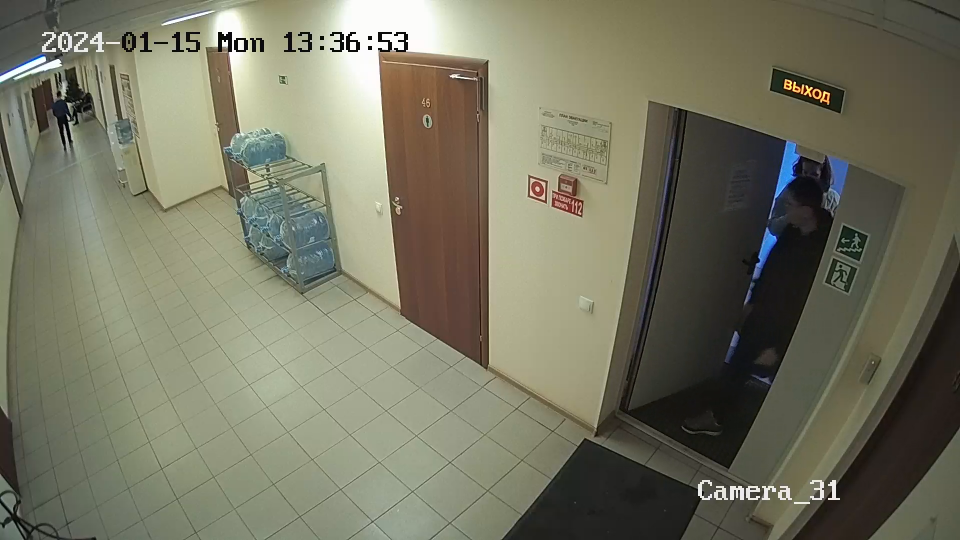
#> input picture frame 27 of 232-video.mp4, 1920 x 1080 px (shown at 1/2 size)
$ python task1.py
#> lines starting #> are read from the running program, lines starting #| are printed output that depends on the picture; after the words box and inside, x2 and y2 are one past the last pixel; in counts of white or black regions, pixels touching at a corner belong together
import cv2
import numpy as np
import random
from collections import deque
import math

cap = cv2.VideoCapture("232-video.mp4")
# To keep track of all point where object visited
center_points = deque()

while True:
    # Read and flip frame
    _, frame = cap.read()
#> frame is the input picture: shape (1080, 1920, 3); mean B, G, R 98.1, 117.2, 117.7
    frame = cv2.resize(frame,(640,480))
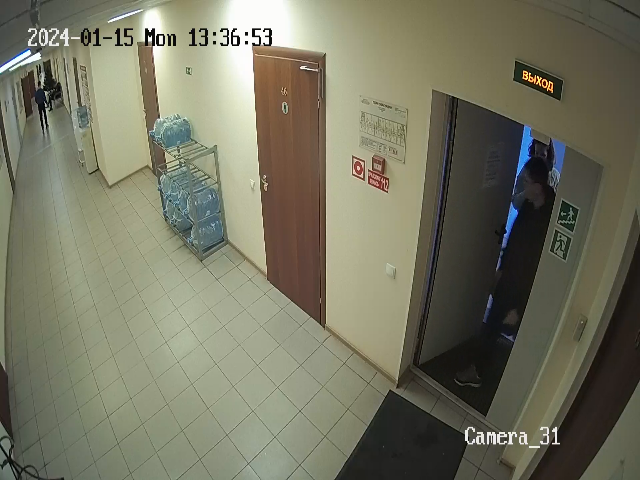
#> frame: shape (480, 640, 3); mean B, G, R 98.1, 117.1, 117.6
    frame = cv2.flip(frame, 1)
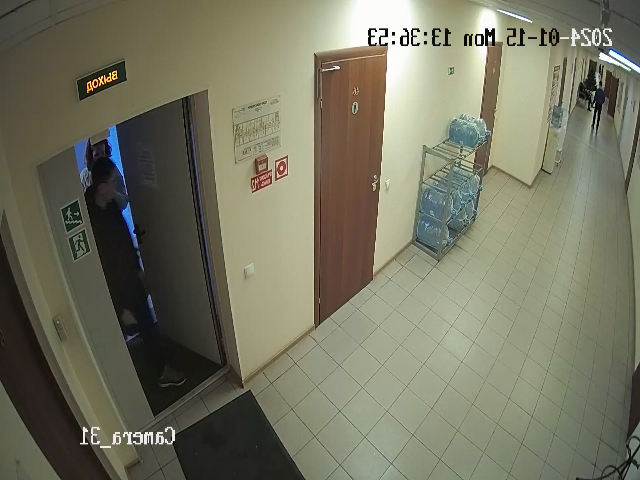
#> frame: shape (480, 640, 3); mean B, G, R 98.1, 117.1, 117.6

    # Blur the frame a little
    blur_frame = cv2.GaussianBlur(frame, (7, 7), 0)
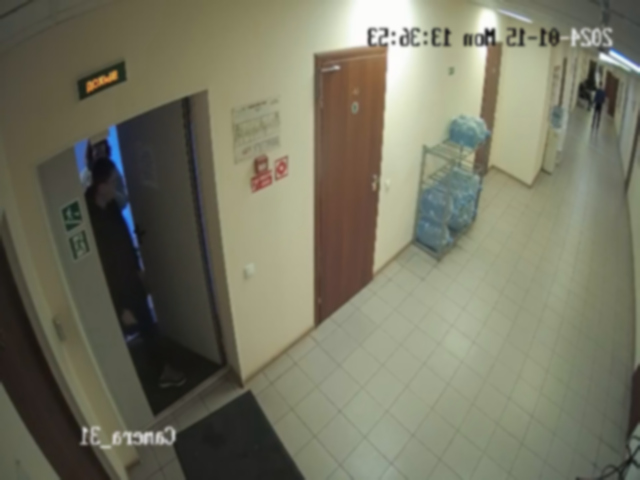
#> blur_frame: shape (480, 640, 3); mean B, G, R 98.1, 117.1, 117.7

    # Convert from BGR to HSV color format
    hsv = cv2.cvtColor(blur_frame, cv2.COLOR_BGR2HSV)
#> hsv: shape (480, 640, 3); mean H, S, V 33.8, 51.4, 120.7

    # Define lower and upper range of hsv color to detect. Blue here
    lower_blue = np.array([100, 50, 50])
    upper_blue = np.array([140, 255, 255])
    mask = cv2.inRange(hsv, lower_blue, upper_blue)
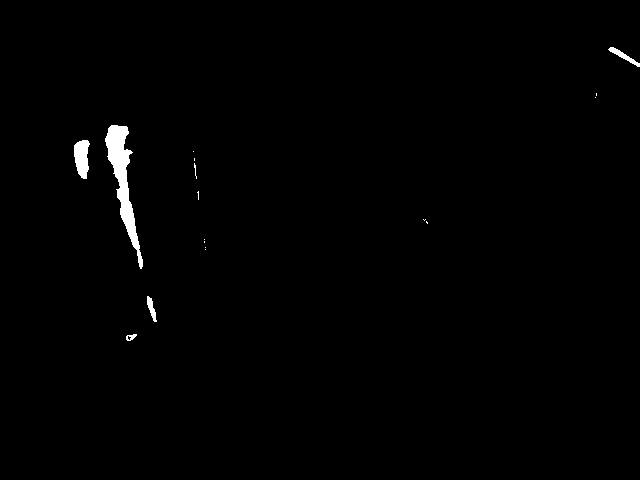
#> mask: shape (480, 640); 0.84% white; 17 white regions (12 under 20 px), largest, box (x1, y1, x2, y2) and area: (105, 125, 143, 269) 1752, (74, 140, 90, 179) 456, (608, 47, 640, 67) 164, (147, 296, 157, 322) 122, (126, 334, 137, 341) 45

    # Make elliptical kernel
    kernel = cv2.getStructuringElement(cv2.MORPH_ELLIPSE, (15, 15))

    # Opening morph(erosion followed by dilation)
    mask = cv2.morphologyEx(mask, cv2.MORPH_OPEN, kernel)
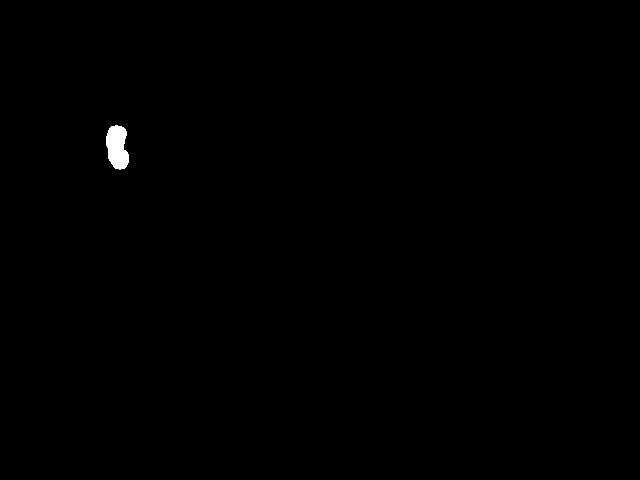
#> mask: shape (480, 640); 0.25% white; 1 white region

    # Find all contours
    contours, hierarchy = cv2.findContours(mask.copy(), cv2.RETR_LIST, cv2.CHAIN_APPROX_SIMPLE)[-2:]
#> contours = 1 contour; box (x1, y1, x2, y2) and area: (106, 125, 129, 170) 724

    if len(contours) > 0:
        # Find the biggest contour
        biggest_contour = max(contours, key=cv2.contourArea)
#> biggest_contour = contour of 52 points, box (x1, y1, x2, y2) (106, 125, 129, 170), area 724

        # Find center of contour and draw filled circle
        moments = cv2.moments(biggest_contour)
#> moments = moments, m00 724.5, centre m10/m00, m01/m00 = (116.9, 146.7)
        centre_of_contour = (int(moments['m10'] / moments['m00']), int(moments['m01'] / moments['m00']))
#> centre_of_contour = (116, 146)
        cv2.circle(frame, centre_of_contour, 5, (0, 0, 255), -1)
#> frame: shape (480, 640, 3); 0.03% of pixels changed, all inside (x1, y1, x2, y2) = (111, 141, 122, 152)

        # Bound the contour with circle
        ellipse = cv2.fitEllipse(biggest_contour)
#> ellipse = ((117, 146.5), (20.94, 47.45), 174.5)
        cv2.ellipse(frame, ellipse, (0, 255, 255), 2)
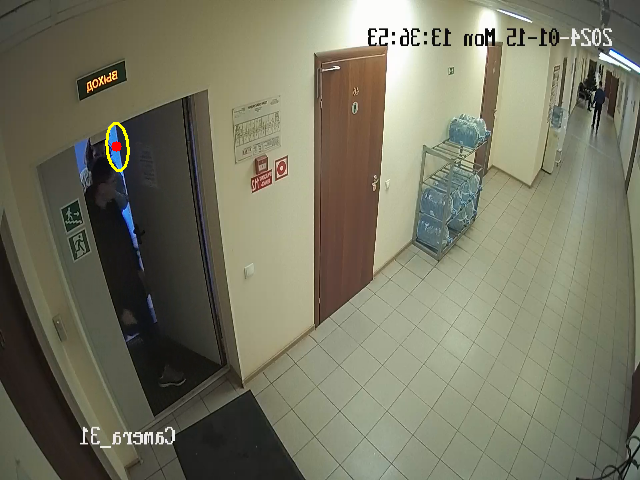
#> frame: shape (480, 640, 3); mean B, G, R 97.9, 117.3, 117.9

        # Save the center of contour so we draw line tracking it
        center_points.appendleft(centre_of_contour)

    # Draw line from center points of contour
    for i in range(1, len(center_points)):
        b = random.randint(230, 255)
        g = random.randint(100, 255)
        r = random.randint(100, 255)
        if math.sqrt(((center_points[i - 1][0] - center_points[i][0]) ** 2) + (
                (center_points[i - 1][1] - center_points[i][1]) ** 2)) <= 50:
            cv2.line(frame, center_points[i - 1], center_points[i], (b, g, r), 4)

    cv2.imshow('original', frame)
    cv2.imshow('mask', mask)

    k = cv2.waitKey(5) & 0xFF
#> (key Esc is pressed here)
    if k == 27:
        break

cv2.destroyAllWindows()
cap.release()
